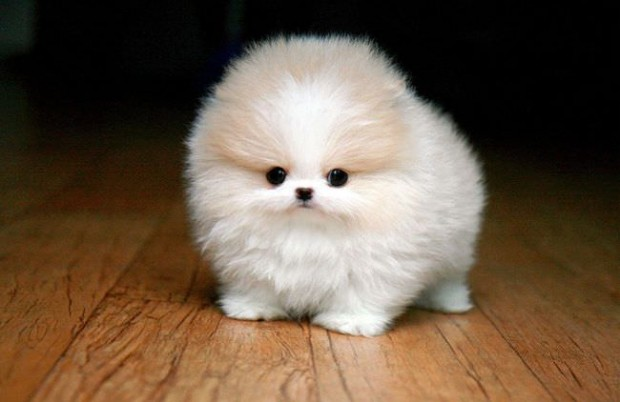
#> input picture src/imageTransformations/animal1.jpg, 620 x 402 px, found by its file name
$ python maskOperation.py
#> lines starting #> are read from the running program, lines starting #| are printed output that depends on the picture; after the words box and inside, x2 and y2 are one past the last pixel; in counts of white or black regions, pixels touching at a corner belong together
import numpy as np
import argparse
import cv2

image = cv2.imread("src/imageTransformations/animal1.jpg")
#> image is the input picture: shape (402, 620, 3); mean B, G, R 69.8, 88.3, 106.8
cv2.imshow("Original", image)

mask = np.zeros(image.shape[:2], dtype="uint8")
cv2.rectangle(mask, (0, 90), (290, 450), 255, -1)
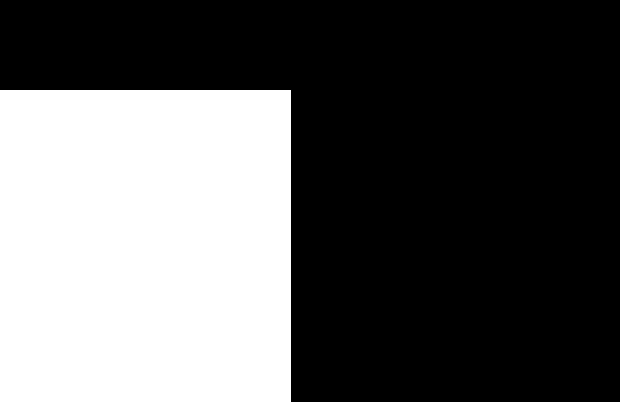
#> mask: shape (402, 620); 36.4% white; 1 white region, box (x1, y1, x2, y2) and area: (0, 90, 291, 402) 90792
cv2.imshow("Rectangular Mask", mask)
masked = cv2.bitwise_and(image, image, mask=mask)
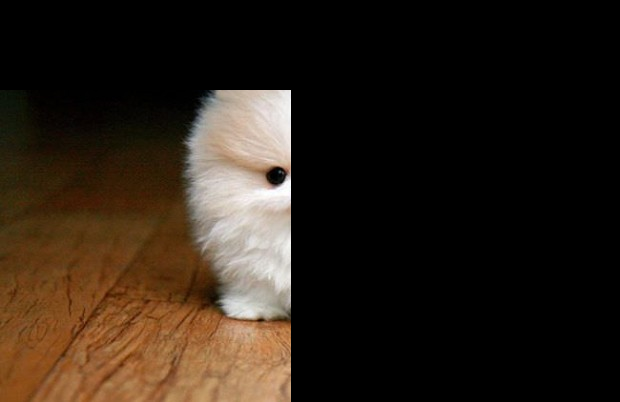
#> masked: shape (402, 620, 3); mean B, G, R 22.4, 32.3, 42.9
cv2.imshow("Mask Applied to Image", masked)
cv2.waitKey(0)

# [7 lines of commented-out code are left out]

$ run again, with src/imageTransformations/animal2.jpg copied over src/imageTransformations/animal1.jpg
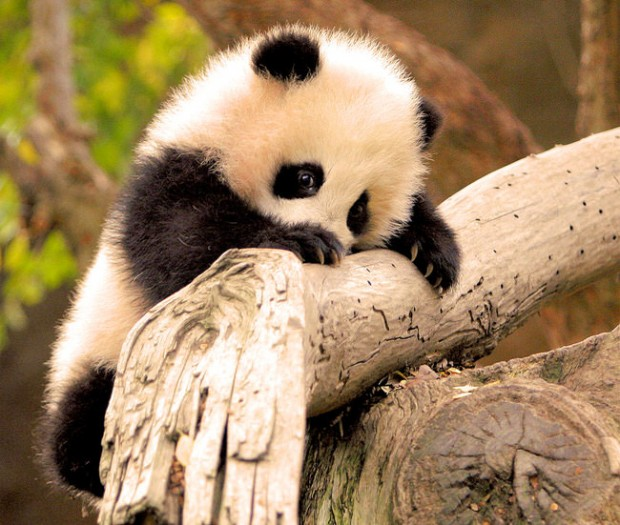
#> input picture src/imageTransformations/animal2.jpg, 620 x 525 px, found by its file name
#> image is the input picture: shape (525, 620, 3); mean B, G, R 98.2, 133.8, 161.1
#> `cv2.rectangle(mask, (0, 90), (290, 450), 255, -1)`:
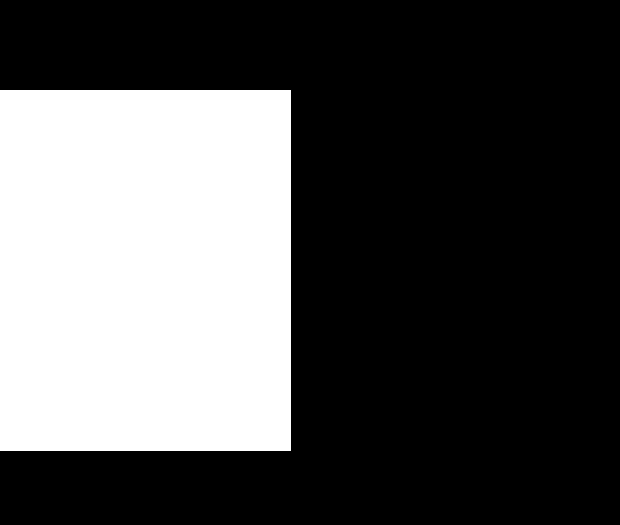
#> mask: shape (525, 620); 32.3% white; 1 white region, box (x1, y1, x2, y2) and area: (0, 90, 291, 451) 105051
#> `masked = cv2.bitwise_and(image, image, mask=mask)`:
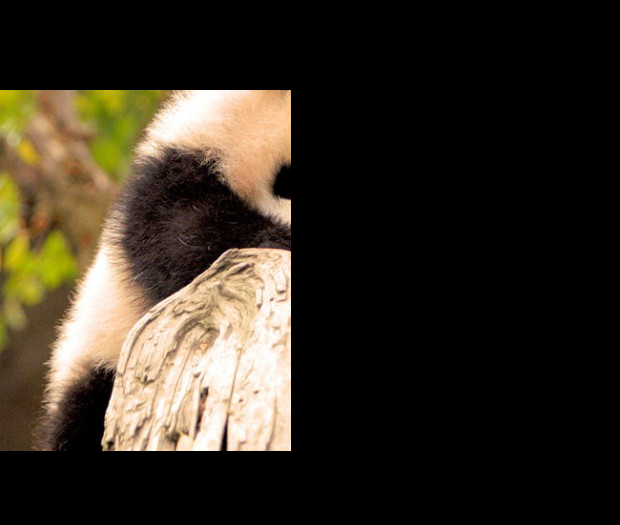
#> masked: shape (525, 620, 3); mean B, G, R 34.4, 45.8, 53.1
